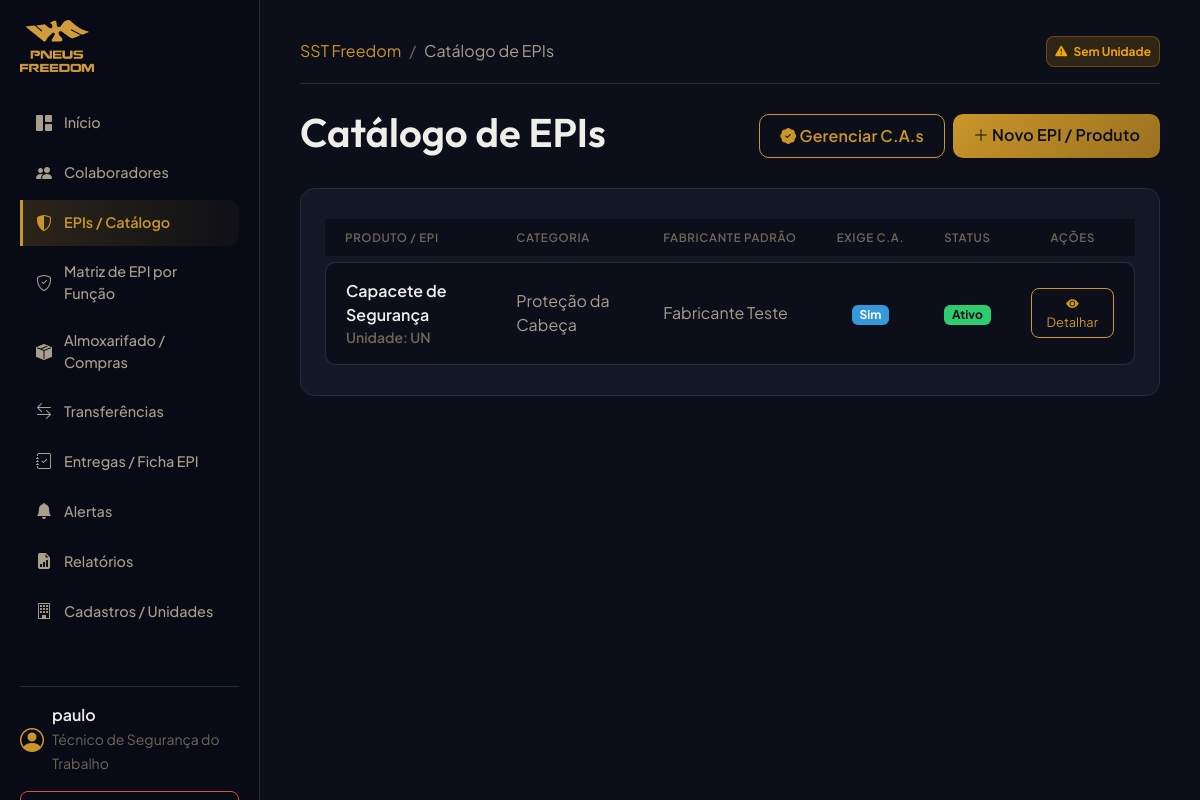
Before: /ppe/ (signed in) with the older database file.
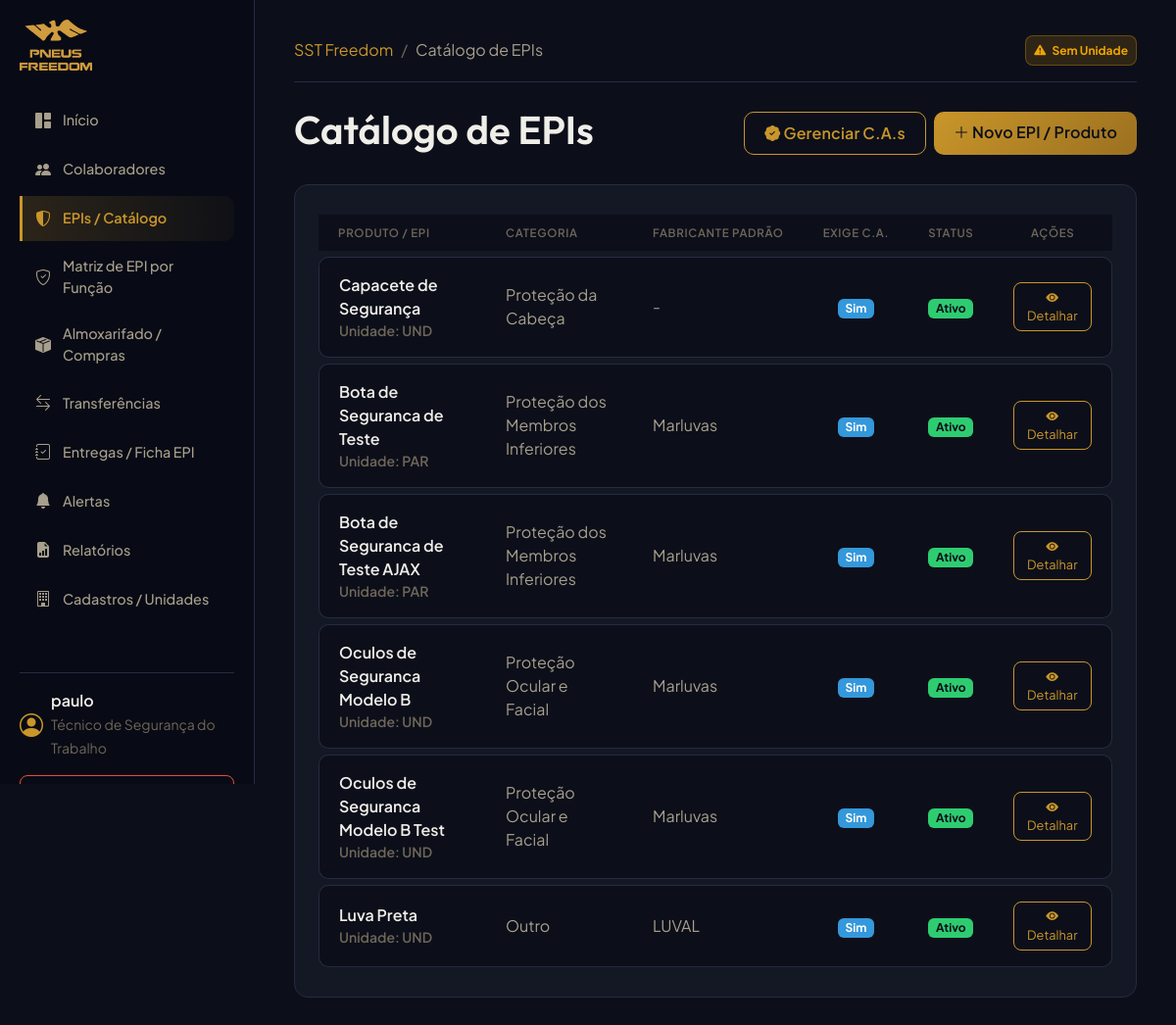
After: the same page with the newer database file.
### ppe/models.py (models this page shows, shortened)
class Product(models.Model):
    TIPO_PRODUTO_CHOICES = (
        ('EPI', 'EPI'),
        ('MATERIAL_SEGURANCA', 'Material de Segurança'),
        ('MATERIAL_CONSUMO', 'Material de Consumo'),
        ('FERRAMENTA', 'Ferramenta'),
        ('UNIFORME', 'Uniforme'),
        ('OUTRO', 'Outro'),
    )
    CATEGORIA_CHOICES = (
        ('PROTECAO_CABECA', 'Proteção da Cabeça'),
        ('PROTECAO_AUDITIVA', 'Proteção Auditiva'),
        ('PROTECAO_RESPIRATORIA', 'Proteção Respiratória'),
        ('PROTECAO_OCULAR', 'Proteção Ocular e Facial'),
        ('PROTECAO_TRONCO', 'Proteção do Tronco'),
        ('PROTECAO_MEMBROS_SUP', 'Proteção dos Membros Superiores'),
        ('PROTECAO_MEMBROS_INF', 'Proteção dos Membros Inferiores'),
        ('VESTUARIO', 'Vestuário / Fardamento'),
        ('OUTRO', 'Outro'),
    )
    nome = models.CharField(max_length=255, verbose_name="Nome do Produto")
    tipo_produto = models.CharField(max_length=50, choices=TIPO_PRODUTO_CHOICES, default='EPI', verbose_name="Tipo de Produto")
    categoria = models.CharField(max_length=50, choices=CATEGORIA_CHOICES, blank=True, null=True, default='OUTRO', verbose_name="Categoria de Proteção")
    ca_numero = models.CharField(max_length=50, blank=True, null=True, verbose_name="C.A. (Certificado de Aprovação)")
    descricao = models.TextField(blank=True, null=True, verbose_name="Descrição")
    unidade_medida = models.CharField(max_length=20, default="UND", verbose_name="Unidade de Medida")
    fabricante = models.CharField(max_length=255, blank=True, null=True, verbose_name="Fabricante Padrão")
    exige_ca = models.BooleanField(default=True, verbose_name="Exige C.A. (Certificado de Aprovação)")
    controlado_individualmente = models.BooleanField(default=True, verbose_name="Controlado Individualmente")
    ativo = models.BooleanField(default=True, verbose_name="Ativo")
    class Meta:
        verbose_name = "EPI / Produto"
        verbose_name_plural = "EPIs / Produtos"

### ppe/views.py (the view)
# urls.py: path('', ProductListView.as_view(), name='product_list'),
class ProductListView(LoginRequiredMixin, ListView):
    model = Product
    template_name = "ppe/product_list.html"
    context_object_name = "products"

### accounts/models.py (called while the page is built)
    def is_tecnico(self):
        return self.profile_type == self.TECNICO_SST or self.is_superuser

    def is_almoxarife(self):
        return self.profile_type == self.ALMOXARIFE or self.is_superuser

### templates/ppe/product_list.html (shortened to what this page needs)
{% extends "base.html" %}
{% block breadcrumbs %}
<li class="breadcrumb-item active text-secondary" aria-current="page">Catálogo de EPIs</li>
{% endblock %}
{% block content %}
<div class="d-flex justify-content-between align-items-center mb-4">
    <h1>Catálogo de EPIs</h1>
    <div class="d-flex gap-2">
        <a href="{% url 'ca_list' %}" class="btn btn-outline-primary btn-premium">
            <i class="bi bi-patch-check-fill"></i> Gerenciar C.A.s
        </a>
        <a href="{% url 'product_create' %}" class="btn btn-premium btn-premium-primary">
            <i class="bi bi-plus-lg"></i> Novo EPI / Produto
        </a>
    </div>
</div>
<div class="card-premium animate-fade-in">
    <div class="table-responsive">
        <table class="table table-premium mb-0">
            <thead>
                <tr>
                    <th class="text-muted border-0">Produto / EPI</th>
                    <th class="text-muted border-0">Categoria</th>
                    <th class="text-muted border-0">Fabricante Padrão</th>
                    <th class="text-muted border-0 text-center">Exige C.A.</th>
                    <th class="text-muted border-0 text-center">Status</th>
                    <th class="text-muted border-0 text-center">Ações</th>
                </tr>
            </thead>
            <tbody>
                {% for prod in products %}
                <tr>
                    <td class="text-light fw-semibold">
                        {{ prod.nome }}
                        <small class="text-muted d-block">Unidade: {{ prod.unidade_medida }}</small>
                    </td>
                    <td>{{ prod.get_categoria_display }}</td>
                    <td>{{ prod.fabricante|default:"-" }}</td>
                    <td class="text-center">
                        {% if prod.exige_ca %}
                        <span class="badge bg-info text-dark">Sim</span>
                        {% else %}
                        <span class="badge bg-secondary">Não</span>
                        {% endif %}
                    </td>
                    <td class="text-center">
                        {% if prod.ativo %}
                        <span class="badge bg-success">Ativo</span>
                        {% else %}
                        <span class="badge bg-danger">Inativo</span>
                        {% endif %}
                    </td>
                    <td class="text-center">
                        <a href="{% url 'product_detail' prod.id %}" class="btn btn-sm btn-outline-primary rounded-3">
                            <i class="bi bi-eye-fill"></i> Detalhar
                        </a>
                    </td>
                </tr>
                {% empty %}
                <tr>
                    <td colspan="6" class="text-center text-muted border-0 py-4">Nenhum produto cadastrado no catálogo.</td>
                </tr>
                {% endfor %}
            </tbody>
        </table>
    </div>
</div>
{% endblock %}

### templates/base.html (shortened to what the changed rows need)
<!DOCTYPE html>
<html lang="pt-br">
<head>
    <link href="https://cdn.jsdelivr.net/npm/bootstrap@5.3.2/dist/css/bootstrap.min.css" rel="stylesheet">
    <link href="https://cdn.jsdelivr.net/npm/bootstrap-icons@1.11.1/font/bootstrap-icons.css" rel="stylesheet">
    {% load static %}
    <link rel="stylesheet" href="{% static 'css/custom.css' %}">
</head>
<body>
    <div class="sidebar-wrapper" id="sidebar">
        <nav class="nav flex-column">
            <div class="mt-5 border-top pt-3" style="border-color: var(--border-default) !important;">
                <a class="btn btn-outline-danger w-100 btn-sm rounded-3" href="{% url 'logout' %}">
                    <i class="bi bi-box-arrow-right"></i> Sair
                </a>
            </div>
        </nav>
    </div>
    <div class="main-content">
        <main class="animate-fade-in">
            {% block content %}{% endblock %}
        </main>
    </div>
</body>
</html>

Changed rows visible on the page:
changed Product "Capacete de Segurança": unidade_medida "UN" → "UND"; fabricante "Fabricante Teste" → "-"
added Product: nome "Bota de Seguranca de Teste", unidade_medida "PAR", categoria "Proteção dos Membros Inferiores", fabricante "Marluvas", exige_ca "Sim", ativo "Ativo"
added Product: nome "Bota de Seguranca de Teste AJAX", unidade_medida "PAR", categoria "Proteção dos Membros Inferiores", fabricante "Marluvas", exige_ca "Sim", ativo "Ativo"
added Product: nome "Oculos de Seguranca Modelo B", unidade_medida "UND", categoria "Proteção Ocular e Facial", fabricante "Marluvas", exige_ca "Sim", ativo "Ativo"
added Product: nome "Oculos de Seguranca Modelo B Test", unidade_medida "UND", categoria "Proteção Ocular e Facial", fabricante "Marluvas", exige_ca "Sim", ativo "Ativo"
added Product: nome "Luva Preta", unidade_medida "UND", categoria "Outro", fabricante "LUVAL", exige_ca "Sim", ativo "Ativo"
